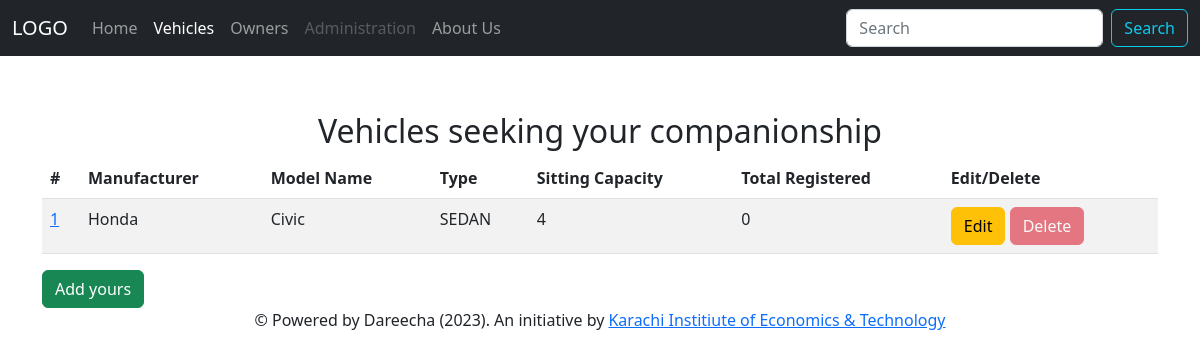
The app's page /baham/vehicles, older data.
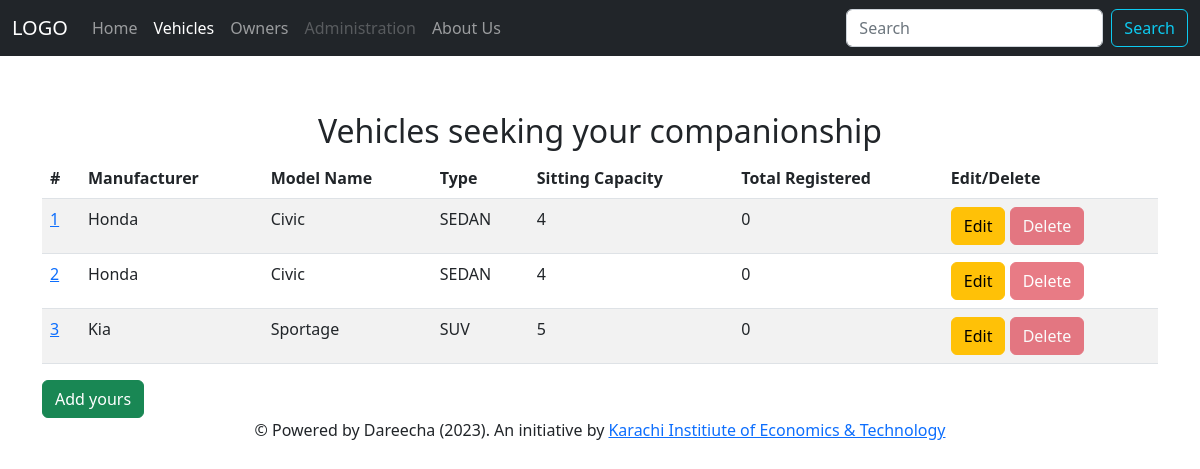
The same page, newer data.
### baham/models.py (models this page shows, shortened)
class VehicleModel(models.Model):
    model_id = models.AutoField(primary_key=True, db_column='id')
    vendor = models.CharField(max_length=20, null=False, blank=False)
    model = models.CharField(max_length=20, null=False, blank=False, default='Unknown')
    type = models.CharField(max_length=50, choices=[(t.name, t.value) for t in VehicleType],
                            help_text="Select the vehicle chassis type")
    capacity = models.PositiveSmallIntegerField(null=False, default=2)
    class Meta:
        db_table = "baham_vehicle_model"

### baham/views.py (the view)
# urls.py: path('baham/vehicles', views.view_vehicles, name='vehicles'),
def view_vehicles(request):
    template = loader.get_template('vehicles.html')
    vehicles = VehicleModel.objects.all().order_by('vendor')
    context = {
        'navbar': 'vehicles',
        'vehicles': vehicles
    }
    return HttpResponse(template.render(context, request))

### baham/templates/vehicles.html
{% include 'header.html' %}
<main role="main">
    <div class="container col-auto">
        <span class="text-center"><h2>Vehicles seeking your companionship</h2></span>
        <table id="dataTable" class="table table-striped display table-responsive">
            <thead>
                <tr>
                    <th scope="col">#</th>
                    <th scope="col">Manufacturer</th>
                    <th scope="col">Model Name</th>
                    <th scope="col">Type</th>
                    <th scope="col">Sitting Capacity</th>
                    <th scope="col">Total Registered</th>
                    <th scope="col">Edit/Delete</th>
                </tr>
            </thead>
            {% for vehicle in vehicles %}
                <tr>
                    <td><a class="btn-link" href="#">{{vehicle.model_id}}</a></td>
                    <td>{{vehicle.vendor}}</td>
                    <td>{{vehicle.model}}</td>
                    <td>{{vehicle.type}}</td>
                    <td>{{vehicle.capacity}}</td>
                    <td>0</td>
                    <td>
                        <button class="btn btn-warning">Edit</button>
                        <button class="btn btn-danger" disabled="disabled">Delete</button>
                    </td>
                </tr>
            {% endfor %}
        </table>
        <a class="btn btn-success" href="{% url 'createvehicle' %}">Add yours</a>
    </div>
</main>
{% include 'footer.html' %}

### baham/templates/header.html (shortened to what this page needs)
<!DOCTYPE html>
<html lang="en">
<head>
    <link rel="stylesheet" href="https://cdnjs.cloudflare.com/ajax/libs/bootstrap/5.2.3/css/bootstrap.min.css" />
</head>
<body class="flex-column min-vh-100">
    <div class="mb-5 p-1">
        <nav class="navbar navbar-expand-md navbar-dark fixed-top bg-dark">
            <div class="container-fluid">
                <a class="navbar-brand" href="#">LOGO</a>
                <div class="navbar-collapse collapse"id="navbarCollapse">
                    <ul class="navbar-nav me-auto mb-2 mb-md-0">
                        <li class="nav-item"><a class="nav-link {% if navbar == 'home' %}active{% endif %}" href="{% url 'home' %}">Home</a></li>
                        <li class="nav-item"><a class="nav-link {% if navbar == 'vehicles' %}active{% endif %}" href="{% url 'vehicles' %}">Vehicles</a></li>
                        <li class="nav-item"><a class="nav-link {% if navbar == 'owners' %}active{% endif %}" href="#">Owners</a></li>
                        <li class="nav-item"><a class="nav-link {% if navbar == 'admin' %}active{% endif %} disabled" href="#">Administration</a></li>
                        <li class="nav-item"><a class="nav-link {% if navbar == 'aboutus' %}active{% endif %}" href="{% url 'aboutus' %}">About Us</a></li>
                    </ul>
                    <form class="d-flex ml-auto" role="search">
                        <input class="form-control me-2" type="search" placeholder="Search" aria-label="Search">
                        <button class="btn btn-outline-info" type="submit">Search</button>
                    </form>
                </div>
            </div>
        </nav>
        <nav class="navbar navbar-expand-lg bg-body-tertiary">
            <div class="container-fluid">
              <div class="collapse navbar-collapse" id="navbarTogglerDemo01">
                <a class="navbar-brand" href="#">Hidden brand</a>
                <ul class="navbar-nav me-auto mb-2 mb-lg-0">
                  <li class="nav-item">
                    <a class="nav-link active" aria-current="page" href="#">Home</a>
                  </li>
                  <li class="nav-item">
                    <a class="nav-link" href="#">Link</a>
                  </li>
                  <li class="nav-item">
                    <a class="nav-link disabled">Disabled</a>
                  </li>
                </ul>
                <form class="d-flex" role="search">
                  <button class="btn btn-outline-success" type="submit">Search</button>
                </form>
              </div>
            </div>
          </nav>
    </div>

### baham/templates/footer.html
<footer class="container text-center">
    <p>&copy; Powered by Dareecha (2023). An initiative by <a href="http://www.kiet.edu.pk" target="_blank">Karachi Institiute of Economics & Technology</a></p>
</footer>
</body>
</html>

Row changes from the older to the newer data that the page shows:
added VehicleModel: model_id "2", vendor "Honda", model "Civic", type "SEDAN", capacity "4"
added VehicleModel: model_id "3", vendor "Kia", model "Sportage", type "SUV", capacity "5"
